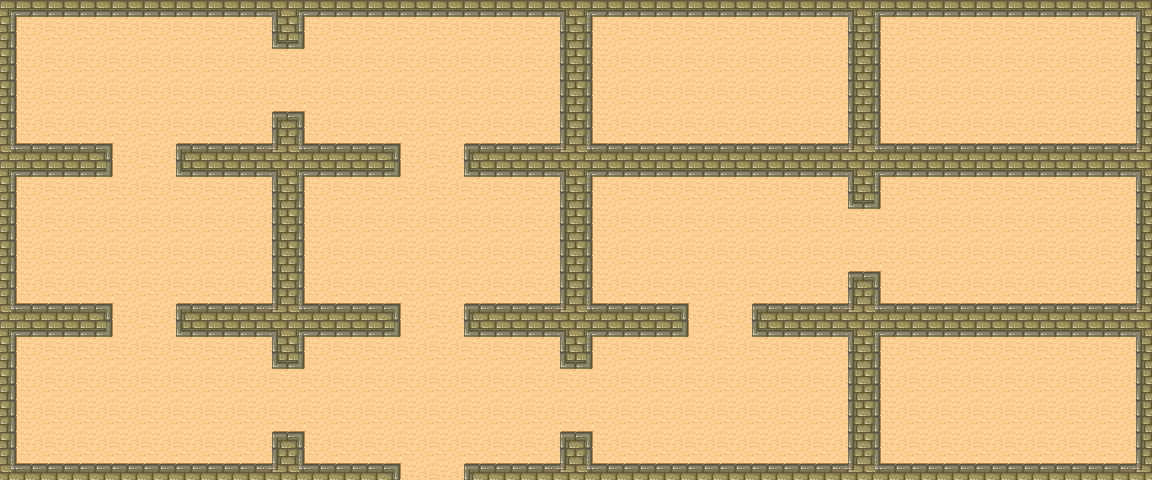

This is a level from a 2D game, rendered from its Tiled map with the project's own tilesets. A one-line summary and the complete map file follow:
An orthogonal 36x15 tile map with 32x32 px tiles, 1 tile layer (Tile Layer 1) and 19 objects (15x Pot).

<map version="1.9" tiledversion="1.9.2" orientation="orthogonal" renderorder="right-down" width="36" height="15" tilewidth="32" tileheight="32" infinite="0" nextlayerid="3" nextobjectid="43">
 <tileset firstgid="1" source="tmw_desert_spacing.tsx" />
 <layer id="1" name="Tile Layer 1" width="36" height="15">
  <data encoding="csv">
20,18,18,18,18,18,18,18,21,20,18,18,18,18,18,18,18,21,20,18,18,18,18,18,18,18,21,20,18,18,18,18,18,18,18,21,
11,30,30,30,30,30,30,30,17,19,30,30,30,30,30,30,30,9,11,30,30,30,30,30,30,30,9,11,30,30,30,30,30,30,30,9,
11,30,30,30,30,30,30,30,30,30,30,30,30,30,30,30,30,9,11,30,30,30,30,30,30,30,9,11,30,30,30,30,30,30,30,9,
11,30,30,30,30,30,30,30,1,3,30,30,30,30,30,30,30,9,11,30,30,30,30,30,30,30,9,11,30,30,30,30,30,30,30,9,
28,2,2,3,30,1,2,2,29,28,2,2,3,30,1,2,2,29,28,2,2,2,2,2,2,2,29,28,2,2,2,2,2,2,2,29,
20,18,18,19,30,17,18,18,21,20,18,18,19,30,17,18,18,21,20,18,18,18,18,18,18,18,21,20,18,18,18,18,18,18,18,21,
11,30,30,30,30,30,30,30,9,11,30,30,30,30,30,30,30,9,11,30,30,30,30,30,30,30,17,19,30,30,30,30,30,30,30,9,
11,30,30,30,30,30,30,30,9,11,30,30,30,30,30,30,30,9,11,30,30,30,30,30,30,30,30,30,30,30,30,30,30,30,30,9,
11,30,30,30,30,30,30,30,9,11,30,30,30,30,30,30,30,9,11,30,30,30,30,30,30,30,1,3,30,30,30,30,30,30,30,9,
28,2,2,3,30,1,2,2,29,28,2,2,3,30,1,2,2,29,28,2,2,3,30,1,2,2,29,28,2,2,2,2,2,2,2,29,
20,18,18,19,30,17,18,18,21,20,18,18,19,30,17,18,18,21,20,18,18,19,30,17,18,18,21,20,18,18,18,18,18,18,18,21,
11,30,30,30,30,30,30,30,17,19,30,30,30,30,30,30,30,17,19,30,30,30,30,30,30,30,9,11,30,30,30,30,30,30,30,9,
11,30,30,30,30,30,30,30,30,30,30,30,30,30,30,30,30,30,30,30,30,30,30,30,30,30,9,11,30,30,30,30,30,30,30,9,
11,30,30,30,30,30,30,30,1,3,30,30,30,30,30,30,30,1,3,30,30,30,30,30,30,30,9,11,30,30,30,30,30,30,30,9,
28,2,2,2,2,2,2,2,29,28,2,2,3,30,1,2,2,29,28,2,2,2,2,2,2,2,29,28,2,2,2,2,2,2,2,29
</data>
 </layer>
 <objectgroup id="2" name="Object Layer 1">
  <object id="19" template="Pot.tx" class="Pot" x="376" y="280" />
  <object id="22" template="Pot.tx" x="40" y="344" />
  <object id="23" template="Pot.tx" x="40" y="360" />
  <object id="24" template="Pot.tx" x="40" y="376" />
  <object id="25" template="Pot.tx" class="Pot" x="488" y="408" />
  <object id="27" template="Pot.tx" class="Pot" x="392" y="408" />
  <object id="28" template="Pot.tx" class="Pot" x="376" y="408" />
  <object id="26" template="Pot.tx" class="Pot" x="472" y="408" />
  <object id="29" x="399.333" y="468" width="66" height="8" />
  <object id="31" template="Pot.tx" class="Pot" x="1016" y="280" />
  <object id="41" template="Pot.tx" class="Pot" x="1032" y="232" />
  <object id="42" template="Pot.tx" class="Pot" x="984" y="232" />
  <object id="37" template="Pot.tx" class="Pot" x="1032" y="280" />
  <object id="38" template="Pot.tx" class="Pot" x="1048" y="264" />
  <object id="32" template="Pot.tx" class="Pot" x="1000" y="280" />
  <object id="33" template="Pot.tx" class="Pot" x="984" y="280" />
  <object id="34" template="Pot.tx" class="Pot" x="984" y="216" />
  <object id="39" template="Pot.tx" class="Pot" x="968" y="264" />
  <object id="40" template="Pot.tx" class="Pot" x="1032" y="216" />
 </objectgroup>
</map>
